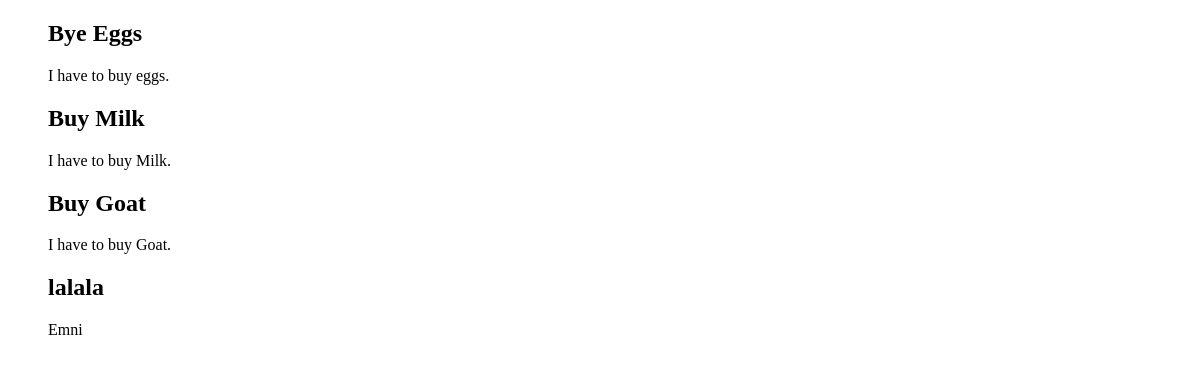
Page /todos/ on the earlier database version.
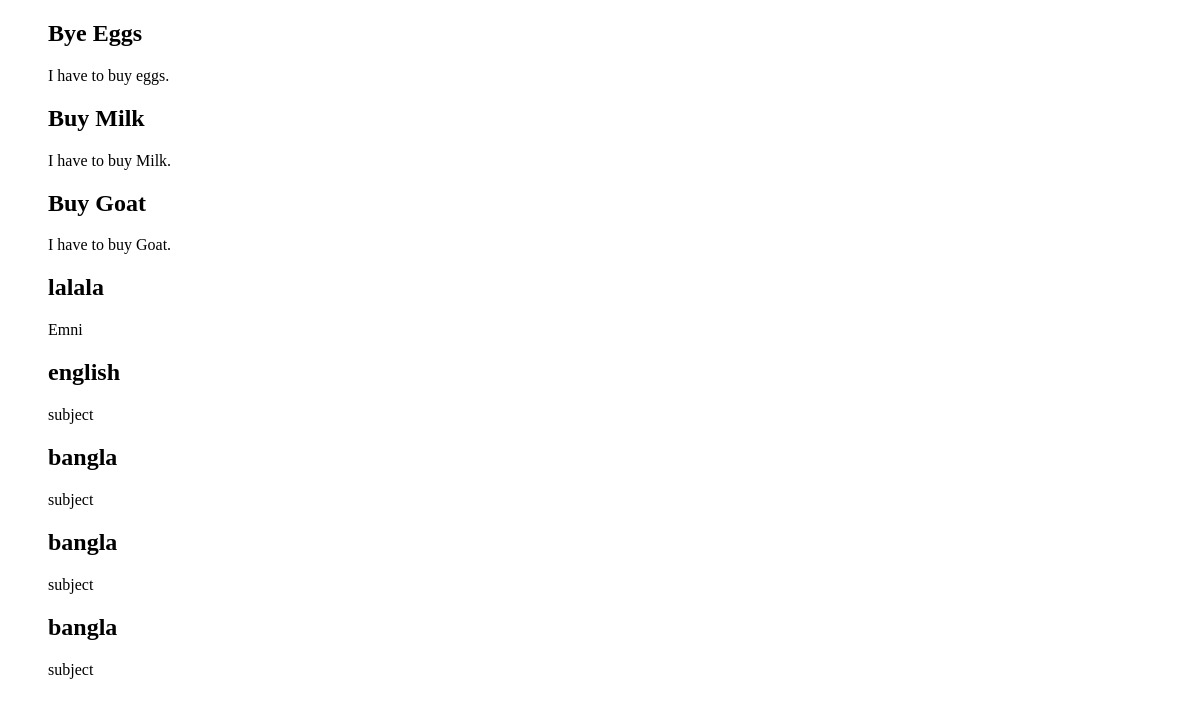
Same page on the later database version.
### todo/models.py (models this page shows, shortened)
class Todo(models.Model):
    title = models.CharField(max_length=200)
    description = models.TextField()
    completed = models.BooleanField(default=False)
    created_at = models.DateTimeField(auto_now_add=True)
    updated_at = models.DateTimeField(auto_now=True)

### todo/views.py (the view, shortened to what this page needs)
# urls.py: path('todos/', ToDoListView.as_view(), name='todo_list'),
class ToDoListView(View):
    def get(self, request):
        todos = Todo.objects.all()
        context = {
            'todos': todos
        }
        return render(request, "todo_list.html", context  )

### todo/templates/todo_list.html (shortened to what this page needs)
<!DOCTYPE html>
<html lang="en">
<head>
</head>
<body>
    <ul>
        {% for todo in todos %}
        <div>
            <h2>{{ todo.title }}</h2>
            <p>{{ todo.description }}</p>
        </div>
    {% endfor %}
    </ul>
</body>
</html>

Differences in the rows shown:
added Todo: title "english", description "subject"
added Todo: title "bangla", description "subject"
added Todo: title "bangla", description "subject"
added Todo: title "bangla", description "subject"
